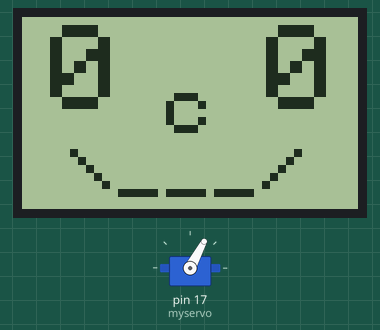
Simulated run of this sketch. Board: Arduino Uno, built with avr-gcc and run on an emulated ATmega328P. Parts: servo, 84×48 one-colour display. Random numbers use the default seed unless the sketch sets one.

Above: at 0.1 s.
At 17.1 s:
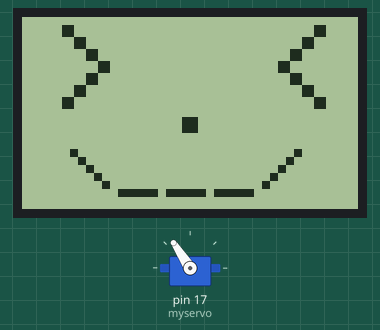
At 26.1 s:
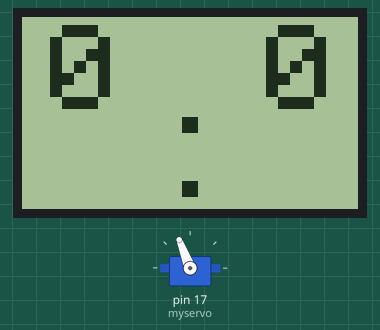
At 38.2 s:
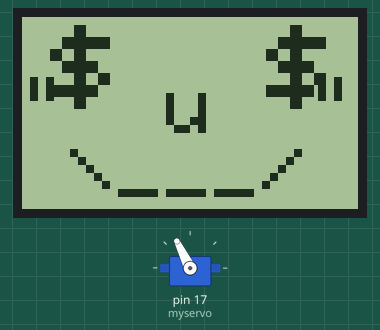
Timing chart, 0 to 40.0 s (numbered marks = the images above):
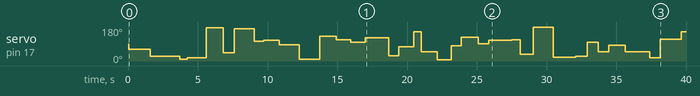

The sketch:

servobot.ino
```cpp
#include <Servo.h>
#include "FastLED.h"

#include <SPI.h>
#include <Adafruit_GFX.h>
#include <Adafruit_PCD8544.h>

# include <Metro.h>

Metro Rotate_Update = Metro(1);
Metro Eyes_Update = Metro(2000);
Metro Nose_Update = Metro(10003);
Metro Mouth_Update = Metro(3007);

//#define MIN_POS 16
#define MIN_POS 0
#define MAX_POS 180

Adafruit_PCD8544 display = Adafruit_PCD8544(18, 19, 20);

Servo myservo;  // create servo object to control a servo
                // twelve servo objects can be created on most boards

int pos = 90;    // variable to store the servo position

#define NUM_EYES 15
#define FACE_PART_SIZE 7
#define EYE_PART_SIZE 4
static const char PROGMEM eyes[] =
{
//"1234567"
  "0  0"
  "$  $"
  "-  -"
  "u  u"
  "0  -"
  "-  0"
  "*  *"
  "?  ?"
  "!  !"
  "0  o"
  ".  ."
  "\\  /"
  "^  ^"
  "O  O"
  ">  <"
};
uint8_t eye_part = 0;

#define NUM_NOSES 8
static const char PROGMEM noses[] =
{
//"1234567"
  "   c   "
  "   u   "
  "   .   "
  "\"  u  \""
  "   ^   "
  "   U   "
  "   v   "
  "   -   "
};
uint8_t nose_part = 0;

#define NUM_MOUTHS 14
static const char PROGMEM mouths[] =
{
//"1234567"
  " \\___/ "
  " v---v "
  " \" v \" "
  " ==.== "
  "   w   "
  "  WWW  "
  "  \\_/  "
  "  ___  "
  "  ___/ "
  " >---< "
  "   .   "
  "   v   "
  "   _   "
  "    3  "
};
uint8_t mouth_part = 0;

void setup()
{
  for (size_t i = 0; i < 4; ++i)
    pinMode(i, INPUT_PULLUP);
  myservo.attach(17);  // attaches the servo on pin 9 to the servo object
  random16_set_seed(analogRead(0));

  display.begin();
  display.setContrast(50);

  display.setRotation(2);

  display.setTextSize(2);
  display.setTextWrap(false);
  display.setTextColor(BLACK);

  Serial.begin(9600);

  draw_face();
}

void loop()
{
  if (!digitalRead(0))
  {
    myservo.write(pos);
    delay(100);
  }
  if (Rotate_Update.check() == 1)
  {
    myservo.write(map(random8(), 0,255, MIN_POS, MAX_POS));
    Rotate_Update.interval(500 + random8() * 5);
    Rotate_Update.reset();
  }

  if (Eyes_Update.check() == 1)
  {
    if (random8() < 160)
      eye_part = 0;
    else
      eye_part = (random8() % NUM_EYES) * EYE_PART_SIZE;
    draw_face();
  }

  if (Nose_Update.check() == 1)
  {
    nose_part = (random8() % NUM_NOSES) * FACE_PART_SIZE;
    draw_face();
  }

  if (Mouth_Update.check() == 1)
  {
    if (random8() < 180)
      mouth_part = 0;
    else
      mouth_part = (random8() % NUM_MOUTHS) * FACE_PART_SIZE;
    draw_face();
  }
}

void draw_face()
{
  display.clearDisplay();

  // if (random8() == 128)
  // {
  //   display.drawBitmap(18, 0,  sprite, 48, 48, 1);
  //   display.display();
  //   return;
  // }

  display.clearDisplay();
  display.setCursor(7,2);
  display.setTextSize(3);

  // Eyes
  uint8_t end = eye_part + EYE_PART_SIZE;
  for (uint8_t i = eye_part; i < end; ++i)
    display.print(eyes[i]);

  display.setCursor(0, 15);

  display.setTextSize(2);
  // Nose
  end = nose_part + FACE_PART_SIZE;
  for (uint8_t i = nose_part; i < end; ++i)
    display.print(noses[i]);
  display.println();

  end = mouth_part + FACE_PART_SIZE;
  for (uint8_t i = mouth_part; i < end; ++i)
    display.print(mouths[i]);

  display.display();
}
```

Measured:
- by itself, servo on pin 17 (myservo): 90° → 62° at 0.05 s, → 26° 1.6 s later, → 9° 2.1 s later, → 16° 0.54 s later, … (36 changes in this stretch)
- what the display in image 1 shows lasts 4.0 s, from 16.0 s to 20.0 s
- what the display in image 2 shows lasts 2.0 s, from 26.0 s to 28.0 s
